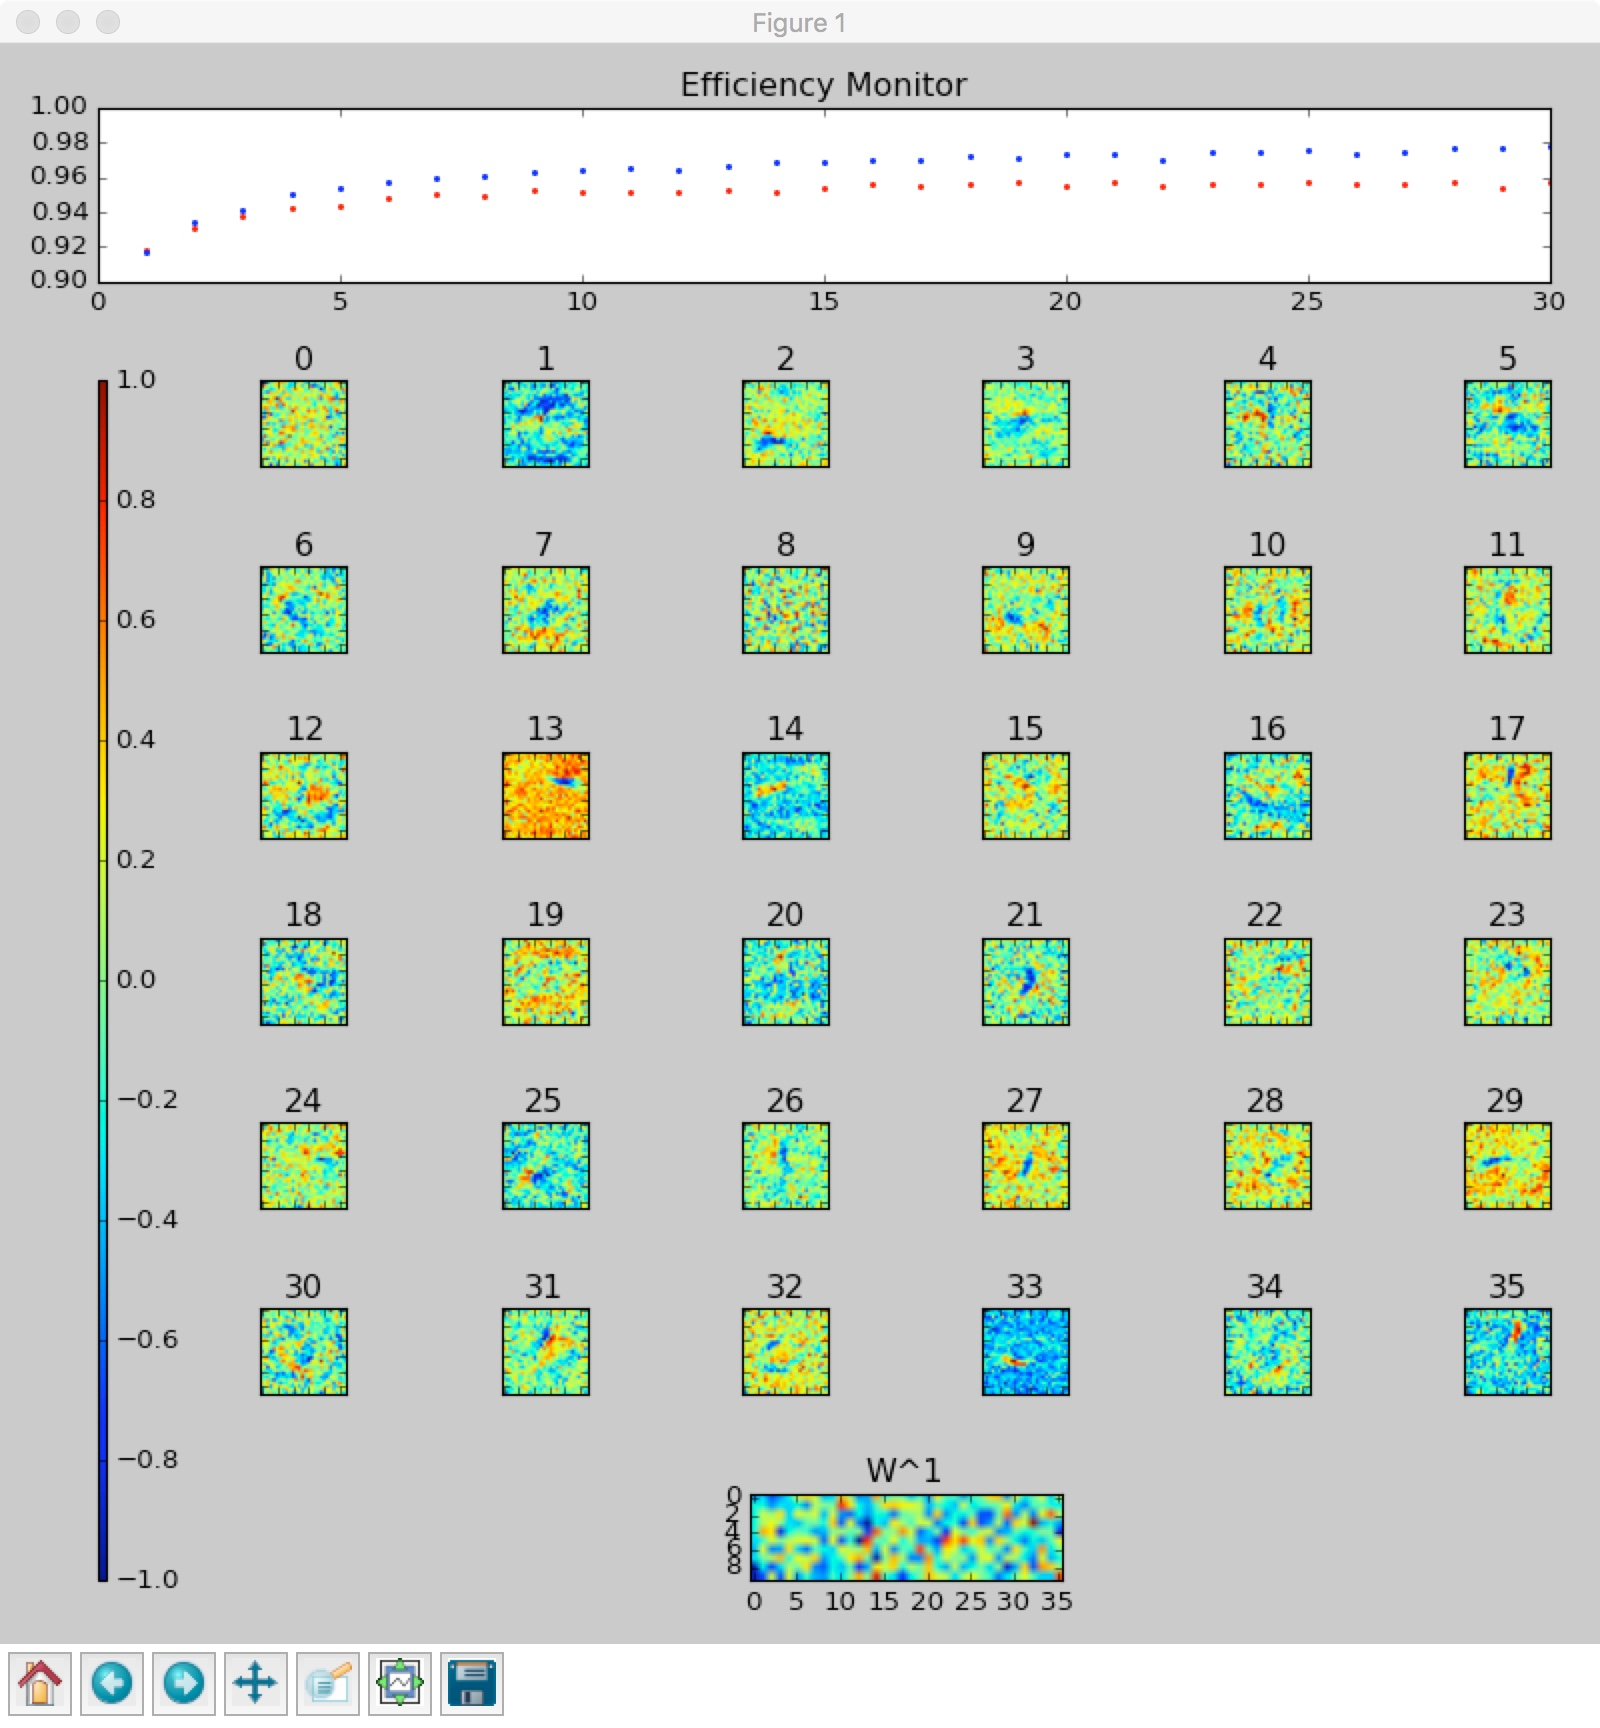

Write the Python code that produced this figure.
import numpy as np

# for plotting
import matplotlib
matplotlib.use('TkAgg')
import matplotlib.pyplot as plt
import matplotlib.gridspec as gridspec

# neural network classes
import multilayernet
import objectives
import weights
import interpreters
import activations
import layers
import mnist

# add some function sto the classes that help with the analysis

class FullyConnected_Diag(layers.FullyConnected):
    ''' Fully connected layer with diagnosis functions.  '''

    def params_weight(self):
        ''' Return parameter weight of matrix W. '''

        return self.params_weight_funct.val(self.W)

    def get_params(self):
        ''' Return matrix W. '''

        return self.W

class NN_Diag(multilayernet.NN):
    ''' Neural network with diagnosis functions. '''

    def sum_params_weight(self):
        ''' Sum parameter weights of all layers. '''

        c = 0
        for l in self.layers:
            c += l.params_weight()
        return c
    
    def epoch_monitor(self, **kwargs):

        epoch_dts = kwargs['epoch_dts']
        batch_dts = kwargs['batch_dts'] 
        epochs = kwargs['epochs']
        batches = kwargs['batches']
        batch_size = kwargs['batch_size']
        train_data = kwargs['train_data']
        test_data = kwargs['test_data']
         
        test_objective, test_errors = self.test_network(test_data)
        test_eff = 1 - len(test_errors) / len(test_data)
        
        train_objective, train_errors = self.test_network(train_data)
        train_eff = 1 - len(train_errors) / len(train_data)
        
        params_weight = self.sum_params_weight()

        epoch_num = len(epoch_dts)
        epoch_progress = float(epoch_num) / epochs

        print('> Epoch=%d/%d (%.2f%%), Dt=%fs, Avg=%fs, Eff: %f/%f, Obj: %f/%f, Weight: %f'
              % (epoch_num, epochs, epoch_progress * 100, epoch_dts[-1], np.mean(epoch_dts), 
                 test_eff, train_eff,
                 test_objective, train_objective,
                 params_weight))

        if 'fig' in kwargs['kwargs']:
            fig = kwargs['kwargs']['fig']
            plots_mon(fig, nn, epoch_num, test_eff, train_eff)

        return

# diagnosis and training functions

def plots_init(nn, epochs, nw):
    ''' Prepare figure for interactive plotting and return figure object. '''

    fig, _ = plt.subplots(sharex=True, sharey=True, figsize=(10, 10))
    hr = [ 1 ] * (1 + nw + len(nn.layers[1:]))
    hr[0] = 2
    wr = [ 1 ] * (1 + nw)
    wr[0] = .1
    G = gridspec.GridSpec(1 + nw + len(nn.layers[1:]), 1 + nw,
                         width_ratios=wr, height_ratios=hr)
   
    plt.subplot(G[0, :])
    plt.title('Efficiency Monitor')
    plt.axis([0, epochs, .9, 1])
    
    a = 0
    b = 0
    for i in range(min(nn.layers[0].num_out, nw*nw)):
        ax = plt.subplot(G[1 + b, 1 + a])
        ax.xaxis.set_ticklabels([])
        ax.yaxis.set_ticklabels([])
        a += 1
        if a >= nw:
            a = 0
            b += 1
        plt.title('%d' % i)

    for i in range(len(nn.layers[1:])):
        plt.subplot(G[1 + nw + i, 1:])
        plt.title('W^%d' % (i+1))
    
    ax = plt.subplot(G[1:, 0])
    sm = plt.cm.ScalarMappable(norm=plt.Normalize(vmin=-1, vmax=1))
    sm._A = []
    plt.colorbar(sm, cax=ax)

    G.tight_layout(fig)
    plt.ion()
    plt.show()

    return fig

def plots_mon(fig, nn, epoch, test_eff, train_eff):
    ''' Draw interactive monitor plots. '''
        
    plt.sca(fig.axes[0])
    plt.scatter(epoch, test_eff, label='efficiency', color='r', s=3)
    plt.scatter(epoch, train_eff, label='training', color='b', s=3)
    # plt.legend(['test', 'training'], loc=4)
        
    W = nn.layers[0].get_params()
    for i in range(nn.layers[0].num_out):
        ax = plt.sca(fig.axes[1+i]) 
        im = plt.imshow(W[i][:28*28].reshape(28,28))

    for i in range(1, len(nn.layers)):
        W = nn.layers[i].get_params()
        plt.sca(fig.axes[nn.layers[0].num_out+i]) 
        plt.imshow(W)

    fig.canvas.draw()
    plt.pause(0.00001)

    return

def plots_end():
    ''' Tidy up after interactive plotting. '''

    plt.ioff()
    plt.show()

    return

def show_error_candidates(nn, data):
    ''' Plot a couple of candidates that were predicted wrongly. '''

    print('Showing some error candidates...')

    _, error_list = nn.test_network(data)
    
    fig = plt.figure('Errors', figsize=(10,10))
    num = 1
    for i, l, p in error_list[:6*6]:
        plt.subplot(6, 6, num)
        num += 1
        plt.imshow(data[i][0].reshape(28,28),cmap='Blues')
        plt.title('#%d: l=%d, p=%d' % (i, l, p))

    fig.tight_layout() 
    plt.show()

    print('Done.')
    
    return

## MAIN ##########################################

data = mnist.MNIST('./MNIST/')
print('%d test images' % len(data.test_imgs))
print('%d training images' % len(data.train_imgs))

# build neural network

# one hidden layer with 36 neurons, learning rate = 3, quadratic loss
# init weights and biases according to normal distribution

# reaches >95% in 30 epochs

nn = NN_Diag(data.rows * data.cols, 
             interpreters.ArgMax, 
             objectives.L2)

# square root of number of input neurons
nw = 6

# first layer
nn.add_layer(num=nw * nw, 
             layer=FullyConnected_Diag, 
             activation=activations.Sigmoid,
             train='gradient',
             eta=3, 
             weight=weights.L2, 
             omega=0,
             init="norm"
            )

# output layer
nn.add_layer(num=10, 
             layer=FullyConnected_Diag, 
             activation=activations.Sigmoid,
             train='gradient',
             eta=3, 
             weight=weights.L2, 
             omega=0,
             init="norm"
            )

# prepare data 
train_data = [(data.train_imgs[i].reshape(data.rows * data.cols, 1) / 255.0, \
               data.train_labels[i]) for i in range(len(data.train_imgs))]

test_data = [(data.test_imgs[i].reshape(data.rows * data.cols, 1) / 255.0, \
              data.test_labels[i]) for i in range(len(data.test_imgs))]

# train network
epochs = 30
batch_size = 10
fig = plots_init(nn, epochs, nw)
nn.batch_training(train_data, test_data, epochs, batch_size, fig=fig)
        
# show_error_candidates(nn, test_data)
plots_end()
